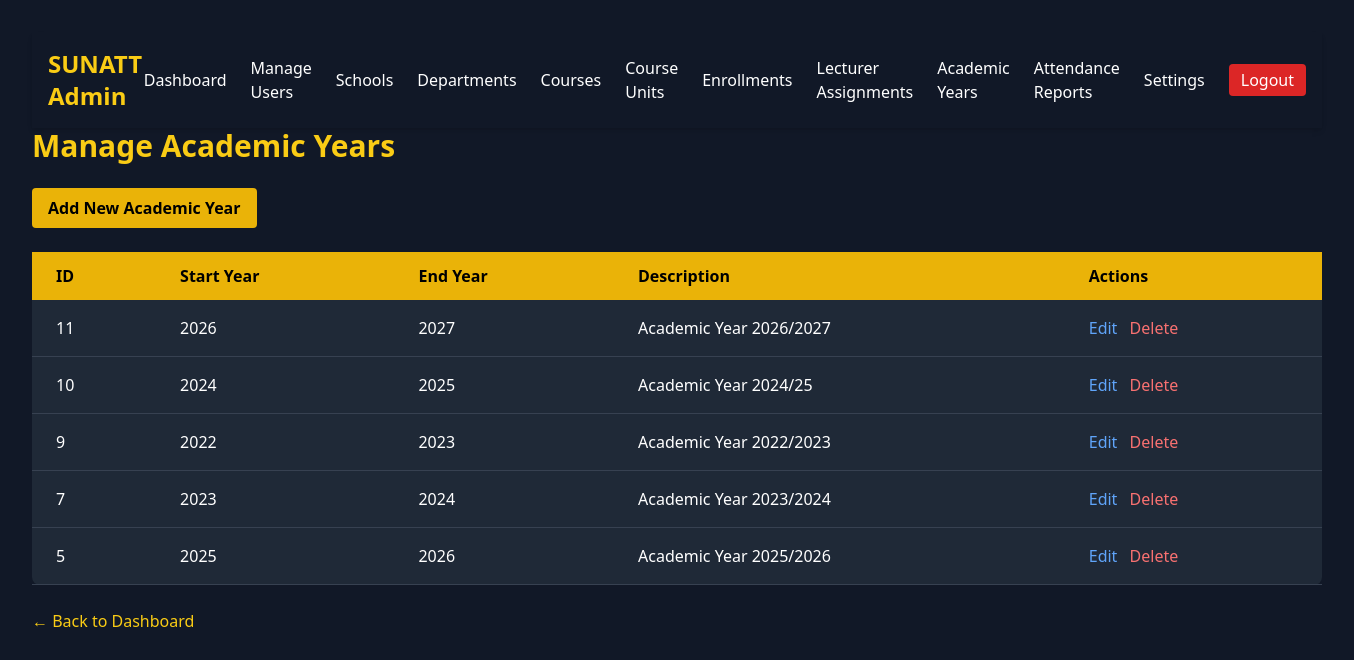
Screenshot of /admin/manage_academic_years.php (signed in) with the database file from the repository.
### tables this page shows
CREATE TABLE `academic_years` (
  `academic_year_id` int(11) NOT NULL,
  `start_year` year(4) NOT NULL,
  `end_year` year(4) NOT NULL,
  `description` varchar(100) DEFAULT NULL
);

### admin/manage_academic_years.php (the view, shortened to what this page needs)
<?php
include '../db.php';
include 'admin_navbar.php';
$results = $conn->query("SELECT * FROM academic_years ORDER BY academic_year_id DESC");
?>
<!DOCTYPE html>
<html lang="en">
<head>
<script src="https://cdn.tailwindcss.com"></script>
</head>
<body class="bg-gray-900 text-white min-h-screen p-8">
<h1 class="text-3xl font-bold text-yellow-400 mb-6">Manage Academic Years</h1>
<button id="openAddModal" class="bg-yellow-500 hover:bg-yellow-600 px-4 py-2 rounded text-black font-semibold mb-6">Add New Academic Year</button>
<div class="overflow-x-auto">
    <table class="min-w-full bg-gray-800 rounded-lg">
        <thead class="bg-yellow-500 text-black">
            <tr>
                <th class="px-6 py-3 text-left">ID</th>
                <th class="px-6 py-3 text-left">Start Year</th>
                <th class="px-6 py-3 text-left">End Year</th>
                <th class="px-6 py-3 text-left">Description</th>
                <th class="px-6 py-3 text-left">Actions</th>
            </tr>
        </thead>
        <tbody>
            <?php while ($row = $results->fetch_assoc()): ?>
            <tr class="border-b border-gray-700">
                <td class="px-6 py-4"><?= $row['academic_year_id'] ?></td>
                <td class="px-6 py-4"><?= htmlspecialchars($row['start_year']) ?></td>
                <td class="px-6 py-4"><?= htmlspecialchars($row['end_year']) ?></td>
                <td class="px-6 py-4"><?= htmlspecialchars($row['description']) ?></td>
                <td class="px-6 py-4 space-x-2">
                    <button class="editBtn text-blue-400 hover:underline" data-id="<?= $row['academic_year_id'] ?>" data-start="<?= $row['start_year'] ?>" data-end="<?= $row['end_year'] ?>" data-desc="<?= htmlspecialchars($row['description']) ?>">Edit</button>
                    <a href="?delete=<?= $row['academic_year_id'] ?>" onclick="return confirm('Delete this academic year?')" class="text-red-400 hover:underline">Delete</a>
                </td>
            </tr>
            <?php endwhile; ?>
        </tbody>
    </table>
</div>
<div class="mt-6">
    <a href="dashboard.php" class="text-yellow-400 hover:text-white">&larr; Back to Dashboard</a>
</div>
</body>
</html>

### rows the page displays
academic_years: academic_year_id "11", start_year "2026", end_year "2027", description "Academic Year 2026/2027"
academic_years: academic_year_id "10", start_year "2024", end_year "2025", description "Academic Year 2024/25"
academic_years: academic_year_id "9", start_year "2022", end_year "2023", description "Academic Year 2022/2023"
academic_years: academic_year_id "7", start_year "2023", end_year "2024", description "Academic Year 2023/2024"
academic_years: academic_year_id "5", start_year "2025", end_year "2026", description "Academic Year 2025/2026"

### other values shown
$item['label'] "Dashboard"
$item['label'] "Manage Users"
$item['label'] "Schools"
$item['label'] "Departments"
$item['label'] "Courses"
$item['label'] "Course Units"
$item['label'] "Enrollments"
$item['label'] "Lecturer Assignments"
$item['label'] "Academic Years"
$item['label'] "Attendance Reports"
$item['label'] "Settings"
$item['label'] "Logout"
